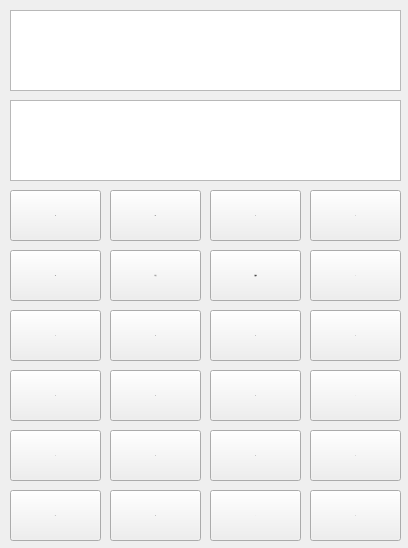
<?xml version="1.0" encoding="UTF-8"?>
<ui version="4.0">
 <class>biaozhun</class>
 <widget class="QWidget" name="biaozhun">
  <property name="geometry">
   <rect>
    <x>0</x>
    <y>0</y>
    <width>408</width>
    <height>548</height>
   </rect>
  </property>
  <property name="maximumSize">
   <size>
    <width>1000</width>
    <height>10000</height>
   </size>
  </property>
  <property name="font">
   <font>
    <family>宋体</family>
    <pointsize>-1</pointsize>
    <italic>false</italic>
    <bold>false</bold>
   </font>
  </property>
  <property name="windowTitle">
   <string>拉胯计算器</string>
  </property>
  <property name="styleSheet">
   <string notr="true">*{
font:15px &quot;宋体&quot;;
color: rgb(250, 250, 250);
selection-background-color: rgb(255, 255, 255);/*选中文本*/
selection-color: rgb(0, 0, 0);
outline:none;/*焦点框*/
}
#centralWidget{
background-color: rgb(80, 80, 80);
border-bottom:5px solid rgb(20, 20, 20);
}
/*其他(控件公共样式在最后)*/

/*tab 1中按钮示例*/
#btnHoverOrange{
border-color:rgb(255, 170, 0);
}
#btnPressOrange{
color:black;
border-color: rgb(128, 128, 128);
background-color:rgb(255, 170, 0);
}
#btnHoverBlue{
border-color:rgb(0, 170, 255);
}
#btnPressBlue{
color:black;
border-color: rgb(128, 128, 128);
background-color:rgb(0, 170, 255);
}
/*tab 1中勾选框示例*/
#checkHoverOrange{
color: rgb(255, 170, 0);
}
#checkHoverOrange::indicator{
border-image: url(:/img/check_orange.png);
}
#checkCheckOrange::indicator{
border-image: url(:/img/checked_orange.png);
}
#checkHoverBlue{
color: rgb(0, 170, 255);
}
#checkHoverBlue::indicator{
border-image: url(:/img/check_blue.png);
}
#checkCheckBlue::indicator{
border-image: url(:/img/checked_blue.png);
}
#checkHoverGreen{
color: rgb(0, 255, 127);
}
#checkHoverGreen::indicator{
border-image: url(:/img/check_green.png);
}
#checkCheckGreen::indicator{
border-image: url(:/img/checked_green.png);
}
/*tab1 下拉框示例*/
#comboHover{
border:1px solid rgb(255, 170, 0);
}
#comboHover::down-arrow{
border-image: url(:/img/down_orange.png);
}
/*tab 1编辑框示例*/
#editHover{
border:1px solid rgb(255, 170, 0);
}
/*tab 1数字框示例*/
#spinHoverOrange{
border:1px solid rgb(255, 170, 0);
}
#spinHoverOrange::up-button{
border-image: url(:/img/up_orange.png);
}
#spinHoverBlue{
border:1px solid rgb(0, 170, 255);
}
#spinHoverBlue::up-button{
border-image: url(:/img/up_blue.png);
}
/*自定义按钮栏*/
#toolBar{
background-color: rgb(20, 20, 20);
border-bottom:2px solid rgb(0, 170, 255);
}
#toolBar QPushButton{
color: rgb(250, 250, 250);
border:0;
border-radius:0;
background-color: transparent;
}
#toolBar QPushButton:hover{
color:rgb(255, 170, 0);
background-color: rgba(255, 255, 255, 50);
}
#toolBar QPushButton:pressed{
background-color: rgba(255, 255, 255, 80);
}
QPushButton#btnSet{
background-image: url(:/img/set_gray.png);
background-repeat:no-repeat;
background-position:center center;
}
QPushButton#btnSet:hover{
background-image: url(:/img/set_orange.png);
}
QPushButton#btnMin{
background-image: url(:/img/min_gray.png);
background-repeat:no-repeat;
background-position:center center;
}
QPushButton#btnMin:hover{
background-image: url(:/img/min_orange.png);
}
QPushButton#btnMax{
background-image: url(:/img/max_gray.png);
background-repeat:no-repeat;
background-position:center center;
}
QPushButton#btnMax:hover{
background-image: url(:/img/max_orange.png);
}
QPushButton#btnClose{
background-image: url(:/img/close_gray.png);
background-repeat:no-repeat;
background-position:center center;
}
QPushButton#btnClose:hover{
background-image: url(:/img/close_red.png);
}

/*ToolBox*/
QToolBox{
background-color: rgb(80, 80, 80);/*背景色-空隙颜色*/
border:1px solid rgb(128, 128, 128);
}
QToolBox QWidget{/*tab页*/
background-color: rgb(80, 80, 80);
}
QToolBox&gt;QAbstractButton{/*标题栏*/
min-height:30px;
}
QToolBox::tab{
background-color:rgb(40, 40, 40);
}
QToolBox::tab:hover{
color:black;
background-color: rgb(255, 170, 0);
}
QToolBox::tab:selected{
color:rgb(255, 170, 0);
}
QToolBox::tab:selected:hover{
color:black;
}
/*分裂器*/
QSplitter::handle{
background-color: rgb(60, 60, 60);
margin:2px;
}
/*滚动区域*/
QScrollArea{
border:0;
background-color: transparent;
}
/*滚动条 */
QScrollBar:vertical{/*竖向*/
width:20px;
padding:0 3px;
margin:0;
background-color:transparent;
}
QScrollBar::add-page:vertical,QScrollBar::sub-page:vertical{
background-color: transparent;
}
QScrollBar::handle:vertical{
width:10px;
min-height:20px;
margin:20px 0;
background-color:rgb(100, 100, 100);
}
QScrollBar::handle:vertical:hover{
background-color:rgb(150, 150, 150);
}
QScrollBar::add-line:vertical{
height:20px;
width:20px;
subcontrol-position:bottom;
border-image: url(:/img/down2_white.png);
}
QScrollBar::sub-line:vertical{
height:20px;
width:20px;
subcontrol-position:top;
border-image: url(:/img/up2_white.png);
}
QScrollBar::sub-line:vertical:hover{
border-image: url(:/img/up2_orange.png);
}
QScrollBar::add-line:vertical:hover{
border-image: url(:/img/down2_orange.png);
}
QScrollBar:horizontal{/*横向*/
height:20px;
padding:3px;
margin:0;
background-color:transparent;
}
QScrollBar::add-page:horizontal,QScrollBar::sub-page:horizontal{
background-color: transparent;
}
QScrollBar::handle:horizontal{
height:10px;
min-width:20px;
margin:0 20px;
background-color:rgb(100, 100, 100);
}
QScrollBar::handle:horizontal:hover{
background-color:rgb(150, 150, 150);
}
QScrollBar::add-line:horizontal{
height:20px;
width:20px;
subcontrol-position:right;
border-image: url(:/img/right2_white.png);
}
QScrollBar::sub-line:horizontal{
height:20px;
width:20px;
subcontrol-position:left;
border-image: url(:/img/left2_white.png);
}
QScrollBar::add-line:horizontal:hover{
border-image: url(:/img/right2_orange.png);
}
QScrollBar::sub-line:horizontal:hover{
border-image: url(:/img/left2_orange.png);
}
/*TabWidget*/
QTabWidget{
}
QTabWidget&gt;QWidget&gt;QWidget{/*tab页*/
background-color: rgb(80, 80, 80);
}
QTabWidget::tab-bar{
alignment:left;/*tab位置*/
}
QTabWidget::pane { /*内容区域*/
background-color: rgb(80, 80, 80);/*背景色-空隙颜色*/
border:1px solid rgb(128, 128, 128);
}
QTabBar{
color:white;
background-color:transparent;
}
QTabBar::tab{/*页签*/
min-height:30px;
width:120px;
border-top-left-radius:20px;
border-bottom-right-radius:20px;
margin-right:1px;
margin-bottom:1px;
background-color:rgb(40, 40, 40);
}
QTabBar::tab:hover{
color:black;
background-color: rgb(255, 170, 0);
border-bottom-right-radius:0px;
}
QTabBar::tab:selected{
color:rgb(255, 170, 0);
border-bottom-right-radius:0px;
}
QTabBar::tab:selected:hover{
color:black;
}
QTabBar::tear{/*选项过多时的。。。*/
imag:;
}
QTabBar::scroller{
width:60px;
}
/*文本框*/
QTextEdit{
color:white;
border:1px solid rgb(128, 128, 128);
background-color: rgb(90, 90, 90);
}
/*按钮*/
QPushButton{
color:rgb(250, 250, 250);
border:1px solid rgb(128, 128, 128);
background-color: rgb(40 ,40 ,40);
border-radius:4px;
}
QPushButton:hover{
border-color:rgb(255, 170, 0);
}
QPushButton:pressed{
background-color: rgb(255, 170, 0);
border-color: rgb(128, 128, 128);
color:black;
}
QPushButton:checked{
color: rgb(0, 255, 127);
border-color: rgb(0, 255, 127);
background-image: url(:/img/right3_green.png);
background-repeat:no-repeat;
background-position:center left;
}
QPushButton:disabled{
color: rgb(230, 230, 230);
background-color: rgb(150, 150, 150);
}
QPushButton:checked:pressed{
color:black;
}
QPushButton:checked:disabled{
color: rgb(230, 230, 230);
border-color: rgb(128, 128, 128);
background-color: rgb(150, 150, 150);
background-image: url(:/img/right3_white.png);
}
/*勾选框*/
QCheckBox{
margin-left:5px;
spacing:3px;/*点击框与文字距离*/
color: rgb(250, 250, 250);
}
QCheckBox:hover{
color: rgb(0, 255, 127);
}
QCheckBox:disabled{
color: rgb(230, 230, 230);
}
QCheckBox::indicator{/*点击框*/
width:20px;
height:20px;
}
QCheckBox::indicator:unchecked{/*可添加未点击时点击区域图片*/
border-image: url(:/img/check_white.png);
}
QCheckBox::indicator:unchecked:hover{
border-image: url(:/img/check_green.png);
}
QCheckBox::indicator:unchecked:disabled{
border-image: url(:/img/check_white.png);
}
QCheckBox::indicator:checked{/*点击时区域样式*/
border-image: url(:/img/checked_green.png);
}
QCheckBox::indicator:checked:hover{
border-image: url(:/img/checked_green.png);
}
QCheckBox::indicator:checked:disabled{
border-image: url(:/img/checked_white.png);
}
QCheckBox::indicator:indeterminate{/*半选中状态*/
}
/*下拉列表*/
QComboBox{
padding-left: 5px;
padding-right: 2px;
color:rgb(250 ,250 ,250);
border:1px solid rgb(128, 128, 128);
background-color:  rgb(100 ,100 ,100);
}
QComboBox:hover{
border:1px solid rgb(255, 170, 0);
}
QComboBox:disabled{
color: rgb(230, 230, 230);
background-color:rgb(150, 150, 150);
}
QComboBox:editable{
background-color:rgb(100, 100, 100);
}
QComboBox:editable:disabled{
background-color:rgb(150, 150, 150);
}
QComboBox QAbstractItemView{
background-color:rgb(110, 110, 110);
}
QComboBox QAbstractItemView::item{/*需要代码中-&amp;gt;setView(new QListView(this));*/
height:26px;
font: 15px &quot;宋体&quot;;
}
QComboBox QAbstractItemView::item:hover{
color:black;
background-color: rgb(255, 170, 0);
}
QComboBox QAbstractItemView::item:selected{
background-color: rgb(255, 170, 0);
}
QComboBox::drop-down {
width:20px;
height:20px;
subcontrol-position: center right;
right:2px;
border:0;
background-color:transparent;
}
QComboBox::down-arrow {/*替换三角小图标*/
width:20px;
height:20px;
border-image: url(:/img/down_white.png);
}
QComboBox::down-arrow:hover {
border-image: url(:/img/down_orange.png);
}
QComboBox::down-arrow:disabled {
border-image: url(:/img/down2_white.png);
}
/*编辑框*/
QLineEdit{
padding: 0 5px;
color: rgb(250 ,250 ,250);
background-color: rgb(100, 100, 100);
border:1px solid rgb(128, 128, 128);
}
QLineEdit:hover{
border:1px solid rgb(255, 170, 0);
}
QLineEdit[readOnly=true],QLineEdit:disabled{
color: rgb(230, 230, 230);
background-color:rgb(150, 150, 150);
}
/*整数框*/
QSpinBox{
padding:0 5px;
color: rgb(250, 250, 250);
background-color:  rgb(100, 100, 100);
border:1px solid rgb(128, 128, 128);
}
QSpinBox:hover{
border:1px solid rgb(255, 170, 0);
}
QSpinBox:disabled{
color: rgb(230, 230, 230);
background-color:rgb(150, 150, 150);
}
QSpinBox[buttonSymbols=&quot;0&quot;]::up-button{/*显示按钮=0*/
width:20px;
height:14px;
subcontrol-origin:border;
subcontrol-position:top right;
right:2px;
top:2px;
border-image: url(:/img/up_white.png);
}
QSpinBox::up-button:hover{
border-image: url(:/img/up_orange.png);
}
QSpinBox::up-button:pressed{
}
QSpinBox[buttonSymbols=&quot;0&quot;]::down-button{
width:20px;
height:14px;
subcontrol-origin:border;
subcontrol-position:bottom right;
right:2px;
bottom:2px;
border-image: url(:/img/down_white.png);
}
QSpinBox::down-button:hover{
border-image: url(:/img/down_orange.png);
}
QSpinBox::down-button:pressed{
}
QSpinBox::up-button:disabled{
border-image: url(:/img/up2_white.png);
}
QSpinBox::down-button:disabled{
border-image: url(:/img/down2_white.png);
}
/*表头*/
QHeaderView{
font: 15px &quot;宋体&quot;;
color:rgb(240, 240, 240);
background-color: rgb(80, 80, 80);
}
QHeaderView::section:horizontal{/*横表头*/
min-height:30px;
border:0;
border-bottom:1px solid rgb(0, 170, 255);
background-color: rgb(60,60,60);
}
QHeaderView::section:vertical{/*竖表头*/
min-width:60px;
padding-left:15px;
border:1px solid rgb(128, 128, 128);
border-top:0;
border-left:0;
background-color: rgb(60, 60, 60);
}
QHeaderView::section{
font: 15px &quot;宋体&quot;;
text-align:center;
}
QHeaderView::section:hover{
color:black;
background-color: rgb(255, 170, 0);
}
QHeaderView::section:checked{/*不取消高亮*/
font: 15px &quot;宋体&quot;;
font-weight:normal;
color: rgb(255, 170, 0);
}
QHeaderView::section:selected{
font: 15px &quot;宋体&quot;;
font-weight:normal;
color: red;
}
QHeaderView::section:checked:hover{
font-weight:normal;
color: rgb(240, 240, 240);
}
QHeaderView::section:first{/*表头第一个位置*/
}
QHeaderView::down-arrow{/*图标用来排序的*/
}
QHeaderView::up-arrow{
}
/*表格*/
QTableView{/*对齐方式代码设置*/
border:1px solid rgb(128, 128, 128);
gridline-color: rgb(128, 128, 128);/*网格线颜色*/
background-color: rgb(80, 80, 80);
}
QTableView QTableCornerButton::section{/*表头左上*/
background-color: rgb(60,60,60);
border:0;
border-bottom:1px solid rgb(0, 170, 255);
}
QTableView::item{/*表内容*/
font: 15px &quot;宋体&quot;;
color: rgb(250, 250, 250);
background-color: rgb(80, 80, 80);
}
QTableView::item:selected{
color:black;
background-color: rgb(255, 170, 0);
}
QTableView::indicator{
width: 20px;
height: 20px;
}
QTableView::indicator:enabled:checked{
image: ;
}
QTableView::indicator:enabled:unchecked{
image: ;
}
/*菜单*/
QPushButton::menu-indicator{/*setmenu*/
image:none;
}
QMenu{
border:1px solid rgb(128, 128, 128);
background-color:rgb(70, 70, 70);
margin:0px;
padding:0px;
}
QMenu::item {
margin:0px;
padding:0 20 0 10px;
font:15px &quot;宋体&quot;;
min-height:26px;
max-height:28px;
color:rgb(240, 240, 240);
background-color:rgb(70, 70, 70);
}
QSpacerItem{
background-color: rgb(0, 255, 0);
}
QMenu::item:disabled{
color:rgb(240, 240, 240);
background-color:rgb(110, 110, 110);
}
QMenu::item:selected {
color:black;
background-color: rgb(255, 170, 0);
}
QMenu::item:selected:disabled{
color:rgb(240, 240, 240);
background-color:rgb(110, 110, 110);
}
QMenu::separator {/*分割线*/
height: 1px;
background: transparent;
}</string>
  </property>
  <widget class="QWidget" name="centralWidget" native="true">
   <property name="geometry">
    <rect>
     <x>0</x>
     <y>-20</y>
     <width>411</width>
     <height>571</height>
    </rect>
   </property>
   <widget class="QPushButton" name="pushButton">
    <property name="geometry">
     <rect>
      <x>10</x>
      <y>450</y>
      <width>91</width>
      <height>51</height>
     </rect>
    </property>
    <property name="text">
     <string>1</string>
    </property>
   </widget>
   <widget class="QPushButton" name="pushButton_2">
    <property name="geometry">
     <rect>
      <x>110</x>
      <y>450</y>
      <width>91</width>
      <height>51</height>
     </rect>
    </property>
    <property name="text">
     <string>2</string>
    </property>
   </widget>
   <widget class="QPushButton" name="pushButton_3">
    <property name="geometry">
     <rect>
      <x>210</x>
      <y>450</y>
      <width>91</width>
      <height>51</height>
     </rect>
    </property>
    <property name="text">
     <string>3</string>
    </property>
   </widget>
   <widget class="QPushButton" name="pushButton_4">
    <property name="geometry">
     <rect>
      <x>10</x>
      <y>390</y>
      <width>91</width>
      <height>51</height>
     </rect>
    </property>
    <property name="text">
     <string>4</string>
    </property>
   </widget>
   <widget class="QPushButton" name="pushButton_5">
    <property name="geometry">
     <rect>
      <x>110</x>
      <y>390</y>
      <width>91</width>
      <height>51</height>
     </rect>
    </property>
    <property name="text">
     <string>5</string>
    </property>
   </widget>
   <widget class="QPushButton" name="pushButton_6">
    <property name="geometry">
     <rect>
      <x>210</x>
      <y>390</y>
      <width>91</width>
      <height>51</height>
     </rect>
    </property>
    <property name="text">
     <string>6</string>
    </property>
   </widget>
   <widget class="QPushButton" name="pushButton_7">
    <property name="geometry">
     <rect>
      <x>10</x>
      <y>330</y>
      <width>91</width>
      <height>51</height>
     </rect>
    </property>
    <property name="text">
     <string>7</string>
    </property>
   </widget>
   <widget class="QPushButton" name="pushButton_8">
    <property name="geometry">
     <rect>
      <x>110</x>
      <y>330</y>
      <width>91</width>
      <height>51</height>
     </rect>
    </property>
    <property name="text">
     <string>8</string>
    </property>
   </widget>
   <widget class="QPushButton" name="pushButton_9">
    <property name="geometry">
     <rect>
      <x>210</x>
      <y>330</y>
      <width>91</width>
      <height>51</height>
     </rect>
    </property>
    <property name="text">
     <string>9</string>
    </property>
   </widget>
   <widget class="QPushButton" name="pushButton_10">
    <property name="geometry">
     <rect>
      <x>310</x>
      <y>450</y>
      <width>91</width>
      <height>51</height>
     </rect>
    </property>
    <property name="text">
     <string>+</string>
    </property>
   </widget>
   <widget class="QPushButton" name="pushButton_11">
    <property name="geometry">
     <rect>
      <x>310</x>
      <y>390</y>
      <width>91</width>
      <height>51</height>
     </rect>
    </property>
    <property name="text">
     <string>-</string>
    </property>
   </widget>
   <widget class="QPushButton" name="pushButton_12">
    <property name="geometry">
     <rect>
      <x>110</x>
      <y>510</y>
      <width>91</width>
      <height>51</height>
     </rect>
    </property>
    <property name="text">
     <string>0</string>
    </property>
   </widget>
   <widget class="QPushButton" name="pushButton_13">
    <property name="geometry">
     <rect>
      <x>310</x>
      <y>330</y>
      <width>91</width>
      <height>51</height>
     </rect>
    </property>
    <property name="text">
     <string>*</string>
    </property>
   </widget>
   <widget class="QPushButton" name="pushButton_14">
    <property name="geometry">
     <rect>
      <x>310</x>
      <y>270</y>
      <width>91</width>
      <height>51</height>
     </rect>
    </property>
    <property name="text">
     <string>/</string>
    </property>
   </widget>
   <widget class="QPushButton" name="pushButton_15">
    <property name="geometry">
     <rect>
      <x>210</x>
      <y>510</y>
      <width>91</width>
      <height>51</height>
     </rect>
    </property>
    <property name="text">
     <string>.</string>
    </property>
   </widget>
   <widget class="QPushButton" name="pushButton_16">
    <property name="geometry">
     <rect>
      <x>310</x>
      <y>210</y>
      <width>91</width>
      <height>51</height>
     </rect>
    </property>
    <property name="text">
     <string>&lt;-</string>
    </property>
   </widget>
   <widget class="QPushButton" name="pushButton_17">
    <property name="geometry">
     <rect>
      <x>210</x>
      <y>210</y>
      <width>91</width>
      <height>51</height>
     </rect>
    </property>
    <property name="text">
     <string>C</string>
    </property>
   </widget>
   <widget class="QPushButton" name="pushButton_18">
    <property name="geometry">
     <rect>
      <x>310</x>
      <y>510</y>
      <width>91</width>
      <height>51</height>
     </rect>
    </property>
    <property name="text">
     <string>=</string>
    </property>
   </widget>
   <widget class="QTextBrowser" name="textBrowser">
    <property name="geometry">
     <rect>
      <x>10</x>
      <y>120</y>
      <width>391</width>
      <height>81</height>
     </rect>
    </property>
    <property name="font">
     <font>
      <family>宋体</family>
      <pointsize>-1</pointsize>
      <italic>false</italic>
      <bold>false</bold>
     </font>
    </property>
    <property name="styleSheet">
     <string notr="true">*{
font:30px &quot;宋体&quot;;
color: rgb(250, 250, 250);
selection-background-color: rgb(255, 255, 255);/*选中文本*/
selection-color: rgb(0, 0, 0);
outline:none;/*焦点框*/
}
#centralWidget{
background-color: rgb(80, 80, 80);
border-bottom:5px solid rgb(20, 20, 20);
}
/*其他(控件公共样式在最后)*/

/*tab 1中按钮示例*/
#btnHoverOrange{
border-color:rgb(255, 170, 0);
}
#btnPressOrange{
color:black;
border-color: rgb(128, 128, 128);
background-color:rgb(255, 170, 0);
}
#btnHoverBlue{
border-color:rgb(0, 170, 255);
}
#btnPressBlue{
color:black;
border-color: rgb(128, 128, 128);
background-color:rgb(0, 170, 255);
}
/*tab 1中勾选框示例*/
#checkHoverOrange{
color: rgb(255, 170, 0);
}
#checkHoverOrange::indicator{
border-image: url(:/img/check_orange.png);
}
#checkCheckOrange::indicator{
border-image: url(:/img/checked_orange.png);
}
#checkHoverBlue{
color: rgb(0, 170, 255);
}
#checkHoverBlue::indicator{
border-image: url(:/img/check_blue.png);
}
#checkCheckBlue::indicator{
border-image: url(:/img/checked_blue.png);
}
#checkHoverGreen{
color: rgb(0, 255, 127);
}
#checkHoverGreen::indicator{
border-image: url(:/img/check_green.png);
}
#checkCheckGreen::indicator{
border-image: url(:/img/checked_green.png);
}
/*tab1 下拉框示例*/
#comboHover{
border:1px solid rgb(255, 170, 0);
}
#comboHover::down-arrow{
border-image: url(:/img/down_orange.png);
}
/*tab 1编辑框示例*/
#editHover{
border:1px solid rgb(255, 170, 0);
}
/*tab 1数字框示例*/
#spinHoverOrange{
border:1px solid rgb(255, 170, 0);
}
#spinHoverOrange::up-button{
border-image: url(:/img/up_orange.png);
}
#spinHoverBlue{
border:1px solid rgb(0, 170, 255);
}
#spinHoverBlue::up-button{
border-image: url(:/img/up_blue.png);
}
/*自定义按钮栏*/
#toolBar{
background-color: rgb(20, 20, 20);
border-bottom:2px solid rgb(0, 170, 255);
}
#toolBar QPushButton{
color: rgb(250, 250, 250);
border:0;
border-radius:0;
background-color: transparent;
}
#toolBar QPushButton:hover{
color:rgb(255, 170, 0);
background-color: rgba(255, 255, 255, 50);
}
#toolBar QPushButton:pressed{
background-color: rgba(255, 255, 255, 80);
}
QPushButton#btnSet{
background-image: url(:/img/set_gray.png);
background-repeat:no-repeat;
background-position:center center;
}
QPushButton#btnSet:hover{
background-image: url(:/img/set_orange.png);
}
QPushButton#btnMin{
background-image: url(:/img/min_gray.png);
background-repeat:no-repeat;
background-position:center center;
}
QPushButton#btnMin:hover{
background-image: url(:/img/min_orange.png);
}
QPushButton#btnMax{
background-image: url(:/img/max_gray.png);
background-repeat:no-repeat;
background-position:center center;
}
QPushButton#btnMax:hover{
background-image: url(:/img/max_orange.png);
}
QPushButton#btnClose{
background-image: url(:/img/close_gray.png);
background-repeat:no-repeat;
background-position:center center;
}
QPushButton#btnClose:hover{
background-image: url(:/img/close_red.png);
}

/*ToolBox*/
QToolBox{
background-color: rgb(80, 80, 80);/*背景色-空隙颜色*/
border:1px solid rgb(128, 128, 128);
}
QToolBox QWidget{/*tab页*/
background-color: rgb(80, 80, 80);
}
QToolBox&gt;QAbstractButton{/*标题栏*/
min-height:30px;
}
QToolBox::tab{
background-color:rgb(40, 40, 40);
}
QToolBox::tab:hover{
color:black;
background-color: rgb(255, 170, 0);
}
QToolBox::tab:selected{
color:rgb(255, 170, 0);
}
QToolBox::tab:selected:hover{
color:black;
}
/*分裂器*/
QSplitter::handle{
background-color: rgb(60, 60, 60);
margin:2px;
}
/*滚动区域*/
QScrollArea{
border:0;
background-color: transparent;
}
/*滚动条 */
QScrollBar:vertical{/*竖向*/
width:20px;
padding:0 3px;
margin:0;
background-color:transparent;
}
QScrollBar::add-page:vertical,QScrollBar::sub-page:vertical{
background-color: transparent;
}
QScrollBar::handle:vertical{
width:10px;
min-height:20px;
margin:20px 0;
background-color:rgb(100, 100, 100);
}
QScrollBar::handle:vertical:hover{
background-color:rgb(150, 150, 150);
}
QScrollBar::add-line:vertical{
height:20px;
width:20px;
subcontrol-position:bottom;
border-image: url(:/img/down2_white.png);
}
QScrollBar::sub-line:vertical{
height:20px;
width:20px;
subcontrol-position:top;
border-image: url(:/img/up2_white.png);
}
QScrollBar::sub-line:vertical:hover{
border-image: url(:/img/up2_orange.png);
}
QScrollBar::add-line:vertical:hover{
border-image: url(:/img/down2_orange.png);
}
QScrollBar:horizontal{/*横向*/
height:20px;
padding:3px;
margin:0;
background-color:transparent;
}
QScrollBar::add-page:horizontal,QScrollBar::sub-page:horizontal{
background-color: transparent;
}
QScrollBar::handle:horizontal{
height:10px;
min-width:20px;
margin:0 20px;
background-color:rgb(100, 100, 100);
}
QScrollBar::handle:horizontal:hover{
background-color:rgb(150, 150, 150);
}
QScrollBar::add-line:horizontal{
height:20px;
width:20px;
subcontrol-position:right;
border-image: url(:/img/right2_white.png);
}
QScrollBar::sub-line:horizontal{
height:20px;
width:20px;
subcontrol-position:left;
border-image: url(:/img/left2_white.png);
}
QScrollBar::add-line:horizontal:hover{
border-image: url(:/img/right2_orange.png);
}
QScrollBar::sub-line:horizontal:hover{
border-image: url(:/img/left2_orange.png);
}
/*TabWidget*/
QTabWidget{
}
QTabWidget&gt;QWidget&gt;QWidget{/*tab页*/
background-color: rgb(80, 80, 80);
}
QTabWidget::tab-bar{
alignment:left;/*tab位置*/
}
QTabWidget::pane { /*内容区域*/
background-color: rgb(80, 80, 80);/*背景色-空隙颜色*/
border:1px solid rgb(128, 128, 128);
}
QTabBar{
color:white;
background-color:transparent;
}
QTabBar::tab{/*页签*/
min-height:30px;
width:120px;
border-top-left-radius:20px;
border-bottom-right-radius:20px;
margin-right:1px;
margin-bottom:1px;
background-color:rgb(40, 40, 40);
}
QTabBar::tab:hover{
color:black;
background-color: rgb(255, 170, 0);
border-bottom-right-radius:0px;
}
QTabBar::tab:selected{
color:rgb(255, 170, 0);
border-bottom-right-radius:0px;
}
QTabBar::tab:selected:hover{
color:black;
}
QTabBar::tear{/*选项过多时的。。。*/
imag:;
}
QTabBar::scroller{
width:60px;
}
/*文本框*/
QTextEdit{
color:white;
border:1px solid rgb(128, 128, 128);
background-color: rgb(90, 90, 90);
}
/*按钮*/
QPushButton{
color:rgb(250, 250, 250);
border:1px solid rgb(128, 128, 128);
background-color: rgb(40 ,40 ,40);
border-radius:4px;
}
QPushButton:hover{
border-color:rgb(255, 170, 0);
}
QPushButton:pressed{
background-color: rgb(255, 170, 0);
border-color: rgb(128, 128, 128);
color:black;
}
QPushButton:checked{
color: rgb(0, 255, 127);
border-color: rgb(0, 255, 127);
background-image: url(:/img/right3_green.png);
background-repeat:no-repeat;
background-position:center left;
}
QPushButton:disabled{
color: rgb(230, 230, 230);
background-color: rgb(150, 150, 150);
}
QPushButton:checked:pressed{
color:black;
}
QPushButton:checked:disabled{
color: rgb(230, 230, 230);
border-color: rgb(128, 128, 128);
background-color: rgb(150, 150, 150);
background-image: url(:/img/right3_white.png);
}
/*勾选框*/
QCheckBox{
margin-left:5px;
spacing:3px;/*点击框与文字距离*/
color: rgb(250, 250, 250);
}
QCheckBox:hover{
color: rgb(0, 255, 127);
}
QCheckBox:disabled{
color: rgb(230, 230, 230);
}
QCheckBox::indicator{/*点击框*/
width:20px;
height:20px;
}
QCheckBox::indicator:unchecked{/*可添加未点击时点击区域图片*/
border-image: url(:/img/check_white.png);
}
QCheckBox::indicator:unchecked:hover{
border-image: url(:/img/check_green.png);
}
QCheckBox::indicator:unchecked:disabled{
border-image: url(:/img/check_white.png);
}
QCheckBox::indicator:checked{/*点击时区域样式*/
border-image: url(:/img/checked_green.png);
}
QCheckBox::indicator:checked:hover{
border-image: url(:/img/checked_green.png);
}
QCheckBox::indicator:checked:disabled{
border-image: url(:/img/checked_white.png);
}
QCheckBox::indicator:indeterminate{/*半选中状态*/
}
/*下拉列表*/
QComboBox{
padding-left: 5px;
padding-right: 2px;
color:rgb(250 ,250 ,250);
border:1px solid rgb(128, 128, 128);
background-color:  rgb(100 ,100 ,100);
}
QComboBox:hover{
border:1px solid rgb(255, 170, 0);
}
QComboBox:disabled{
color: rgb(230, 230, 230);
background-color:rgb(150, 150, 150);
}
QComboBox:editable{
background-color:rgb(100, 100, 100);
}
QComboBox:editable:disabled{
background-color:rgb(150, 150, 150);
}
QComboBox QAbstractItemView{
background-color:rgb(110, 110, 110);
}
QComboBox QAbstractItemView::item{/*需要代码中-&amp;gt;setView(new QListView(this));*/
height:26px;
font: 15px &quot;宋体&quot;;
}
QComboBox QAbstractItemView::item:hover{
color:black;
background-color: rgb(255, 170, 0);
}
QComboBox QAbstractItemView::item:selected{
background-color: rgb(255, 170, 0);
}
QComboBox::drop-down {
width:20px;
height:20px;
subcontrol-position: center right;
right:2px;
border:0;
background-color:transparent;
}
QComboBox::down-arrow {/*替换三角小图标*/
width:20px;
height:20px;
border-image: url(:/img/down_white.png);
}
QComboBox::down-arrow:hover {
border-image: url(:/img/down_orange.png);
}
QComboBox::down-arrow:disabled {
border-image: url(:/img/down2_white.png);
}
/*编辑框*/
QLineEdit{
padding: 0 5px;
color: rgb(250 ,250 ,250);
background-color: rgb(100, 100, 100);
border:1px solid rgb(128, 128, 128);
}
QLineEdit:hover{
border:1px solid rgb(255, 170, 0);
}
QLineEdit[readOnly=true],QLineEdit:disabled{
color: rgb(230, 230, 230);
background-color:rgb(150, 150, 150);
}
/*整数框*/
QSpinBox{
padding:0 5px;
color: rgb(250, 250, 250);
background-color:  rgb(100, 100, 100);
border:1px solid rgb(128, 128, 128);
}
QSpinBox:hover{
border:1px solid rgb(255, 170, 0);
}
QSpinBox:disabled{
color: rgb(230, 230, 230);
background-color:rgb(150, 150, 150);
}
QSpinBox[buttonSymbols=&quot;0&quot;]::up-button{/*显示按钮=0*/
width:20px;
height:14px;
subcontrol-origin:border;
subcontrol-position:top right;
right:2px;
top:2px;
border-image: url(:/img/up_white.png);
}
QSpinBox::up-button:hover{
border-image: url(:/img/up_orange.png);
}
QSpinBox::up-button:pressed{
}
QSpinBox[buttonSymbols=&quot;0&quot;]::down-button{
width:20px;
height:14px;
subcontrol-origin:border;
subcontrol-position:bottom right;
right:2px;
bottom:2px;
border-image: url(:/img/down_white.png);
}
QSpinBox::down-button:hover{
border-image: url(:/img/down_orange.png);
}
QSpinBox::down-button:pressed{
}
QSpinBox::up-button:disabled{
border-image: url(:/img/up2_white.png);
}
QSpinBox::down-button:disabled{
border-image: url(:/img/down2_white.png);
}
/*表头*/
QHeaderView{
font: 15px &quot;宋体&quot;;
color:rgb(240, 240, 240);
background-color: rgb(80, 80, 80);
}
QHeaderView::section:horizontal{/*横表头*/
min-height:30px;
border:0;
border-bottom:1px solid rgb(0, 170, 255);
background-color: rgb(60,60,60);
}
QHeaderView::section:vertical{/*竖表头*/
min-width:60px;
padding-left:15px;
border:1px solid rgb(128, 128, 128);
border-top:0;
border-left:0;
background-color: rgb(60, 60, 60);
}
QHeaderView::section{
font: 15px &quot;宋体&quot;;
text-align:center;
}
QHeaderView::section:hover{
color:black;
background-color: rgb(255, 170, 0);
}
QHeaderView::section:checked{/*不取消高亮*/
font: 15px &quot;宋体&quot;;
font-weight:normal;
color: rgb(255, 170, 0);
}
QHeaderView::section:selected{
font: 15px &quot;宋体&quot;;
font-weight:normal;
color: red;
}
QHeaderView::section:checked:hover{
font-weight:normal;
color: rgb(240, 240, 240);
}
QHeaderView::section:first{/*表头第一个位置*/
}
QHeaderView::down-arrow{/*图标用来排序的*/
}
QHeaderView::up-arrow{
}
/*表格*/
QTableView{/*对齐方式代码设置*/
border:1px solid rgb(128, 128, 128);
gridline-color: rgb(128, 128, 128);/*网格线颜色*/
background-color: rgb(80, 80, 80);
}
QTableView QTableCornerButton::section{/*表头左上*/
background-color: rgb(60,60,60);
border:0;
border-bottom:1px solid rgb(0, 170, 255);
}
QTableView::item{/*表内容*/
font: 15px &quot;宋体&quot;;
color: rgb(250, 250, 250);
background-color: rgb(80, 80, 80);
}
QTableView::item:selected{
color:black;
background-color: rgb(255, 170, 0);
}
QTableView::indicator{
width: 20px;
height: 20px;
}
QTableView::indicator:enabled:checked{
image: ;
}
QTableView::indicator:enabled:unchecked{
image: ;
}
/*菜单*/
QPushButton::menu-indicator{/*setmenu*/
image:none;
}
QMenu{
border:1px solid rgb(128, 128, 128);
background-color:rgb(70, 70, 70);
margin:0px;
padding:0px;
}
QMenu::item {
margin:0px;
padding:0 20 0 10px;
font:15px &quot;宋体&quot;;
min-height:26px;
max-height:28px;
color:rgb(240, 240, 240);
background-color:rgb(70, 70, 70);
}
QSpacerItem{
background-color: rgb(0, 255, 0);
}
QMenu::item:disabled{
color:rgb(240, 240, 240);
background-color:rgb(110, 110, 110);
}
QMenu::item:selected {
color:black;
background-color: rgb(255, 170, 0);
}
QMenu::item:selected:disabled{
color:rgb(240, 240, 240);
background-color:rgb(110, 110, 110);
}
QMenu::separator {/*分割线*/
height: 1px;
background: transparent;
}</string>
    </property>
    <property name="documentTitle">
     <string/>
    </property>
    <property name="readOnly">
     <bool>true</bool>
    </property>
    <property name="html">
     <string>&lt;!DOCTYPE HTML PUBLIC &quot;-//W3C//DTD HTML 4.0//EN&quot; &quot;http://www.w3.org/TR/REC-html40/strict.dtd&quot;&gt;
&lt;html&gt;&lt;head&gt;&lt;meta name=&quot;qrichtext&quot; content=&quot;1&quot; /&gt;&lt;meta charset=&quot;utf-8&quot; /&gt;&lt;style type=&quot;text/css&quot;&gt;
p, li { white-space: pre-wrap; }
hr { height: 1px; border-width: 0; }
li.unchecked::marker { content: &quot;\2610&quot;; }
li.checked::marker { content: &quot;\2612&quot;; }
&lt;/style&gt;&lt;/head&gt;&lt;body style=&quot; font-family:'宋体'; font-size:30px; font-weight:400; font-style:normal;&quot;&gt;
&lt;p style=&quot;-qt-paragraph-type:empty; margin-top:0px; margin-bottom:0px; margin-left:0px; margin-right:0px; -qt-block-indent:0; text-indent:0px; font-family:'SimSun'; font-size:9pt;&quot;&gt;&lt;br /&gt;&lt;/p&gt;&lt;/body&gt;&lt;/html&gt;</string>
    </property>
    <property name="placeholderText">
     <string/>
    </property>
   </widget>
   <widget class="QPushButton" name="pushButton_22">
    <property name="geometry">
     <rect>
      <x>10</x>
      <y>210</y>
      <width>91</width>
      <height>51</height>
     </rect>
    </property>
    <property name="text">
     <string>%</string>
    </property>
   </widget>
   <widget class="QPushButton" name="pushButton_24">
    <property name="geometry">
     <rect>
      <x>10</x>
      <y>510</y>
      <width>91</width>
      <height>51</height>
     </rect>
    </property>
    <property name="text">
     <string>+/-</string>
    </property>
   </widget>
   <widget class="QTextBrowser" name="textBrowser_2">
    <property name="geometry">
     <rect>
      <x>10</x>
      <y>30</y>
      <width>391</width>
      <height>81</height>
     </rect>
    </property>
    <property name="font">
     <font>
      <family>宋体</family>
      <pointsize>-1</pointsize>
      <italic>false</italic>
      <bold>false</bold>
     </font>
    </property>
    <property name="styleSheet">
     <string notr="true">*{
font:50px &quot;宋体&quot;;
color: rgb(250, 250, 250);
selection-background-color: rgb(255, 255, 255);/*选中文本*/
selection-color: rgb(0, 0, 0);
outline:none;/*焦点框*/
}
#centralWidget{
background-color: rgb(80, 80, 80);
border-bottom:5px solid rgb(20, 20, 20);
}
/*其他(控件公共样式在最后)*/

/*tab 1中按钮示例*/
#btnHoverOrange{
border-color:rgb(255, 170, 0);
}
#btnPressOrange{
color:black;
border-color: rgb(128, 128, 128);
background-color:rgb(255, 170, 0);
}
#btnHoverBlue{
border-color:rgb(0, 170, 255);
}
#btnPressBlue{
color:black;
border-color: rgb(128, 128, 128);
background-color:rgb(0, 170, 255);
}
/*tab 1中勾选框示例*/
#checkHoverOrange{
color: rgb(255, 170, 0);
}
#checkHoverOrange::indicator{
border-image: url(:/img/check_orange.png);
}
#checkCheckOrange::indicator{
border-image: url(:/img/checked_orange.png);
}
#checkHoverBlue{
color: rgb(0, 170, 255);
}
#checkHoverBlue::indicator{
border-image: url(:/img/check_blue.png);
}
#checkCheckBlue::indicator{
border-image: url(:/img/checked_blue.png);
}
#checkHoverGreen{
color: rgb(0, 255, 127);
}
#checkHoverGreen::indicator{
border-image: url(:/img/check_green.png);
}
#checkCheckGreen::indicator{
border-image: url(:/img/checked_green.png);
}
/*tab1 下拉框示例*/
#comboHover{
border:1px solid rgb(255, 170, 0);
}
#comboHover::down-arrow{
border-image: url(:/img/down_orange.png);
}
/*tab 1编辑框示例*/
#editHover{
border:1px solid rgb(255, 170, 0);
}
/*tab 1数字框示例*/
#spinHoverOrange{
border:1px solid rgb(255, 170, 0);
}
#spinHoverOrange::up-button{
border-image: url(:/img/up_orange.png);
}
#spinHoverBlue{
border:1px solid rgb(0, 170, 255);
}
#spinHoverBlue::up-button{
border-image: url(:/img/up_blue.png);
}
/*自定义按钮栏*/
#toolBar{
background-color: rgb(20, 20, 20);
border-bottom:2px solid rgb(0, 170, 255);
}
#toolBar QPushButton{
color: rgb(250, 250, 250);
border:0;
border-radius:0;
background-color: transparent;
}
#toolBar QPushButton:hover{
color:rgb(255, 170, 0);
background-color: rgba(255, 255, 255, 50);
}
#toolBar QPushButton:pressed{
background-color: rgba(255, 255, 255, 80);
}
QPushButton#btnSet{
background-image: url(:/img/set_gray.png);
background-repeat:no-repeat;
background-position:center center;
}
QPushButton#btnSet:hover{
background-image: url(:/img/set_orange.png);
}
QPushButton#btnMin{
background-image: url(:/img/min_gray.png);
background-repeat:no-repeat;
background-position:center center;
}
QPushButton#btnMin:hover{
background-image: url(:/img/min_orange.png);
}
QPushButton#btnMax{
background-image: url(:/img/max_gray.png);
background-repeat:no-repeat;
background-position:center center;
}
QPushButton#btnMax:hover{
background-image: url(:/img/max_orange.png);
}
QPushButton#btnClose{
background-image: url(:/img/close_gray.png);
background-repeat:no-repeat;
background-position:center center;
}
QPushButton#btnClose:hover{
background-image: url(:/img/close_red.png);
}

/*ToolBox*/
QToolBox{
background-color: rgb(80, 80, 80);/*背景色-空隙颜色*/
border:1px solid rgb(128, 128, 128);
}
QToolBox QWidget{/*tab页*/
background-color: rgb(80, 80, 80);
}
QToolBox&gt;QAbstractButton{/*标题栏*/
min-height:30px;
}
QToolBox::tab{
background-color:rgb(40, 40, 40);
}
QToolBox::tab:hover{
color:black;
background-color: rgb(255, 170, 0);
}
QToolBox::tab:selected{
color:rgb(255, 170, 0);
}
QToolBox::tab:selected:hover{
color:black;
}
/*分裂器*/
QSplitter::handle{
background-color: rgb(60, 60, 60);
margin:2px;
}
/*滚动区域*/
QScrollArea{
border:0;
background-color: transparent;
}
/*滚动条 */
QScrollBar:vertical{/*竖向*/
width:20px;
padding:0 3px;
margin:0;
background-color:transparent;
}
QScrollBar::add-page:vertical,QScrollBar::sub-page:vertical{
background-color: transparent;
}
QScrollBar::handle:vertical{
width:10px;
min-height:20px;
margin:20px 0;
background-color:rgb(100, 100, 100);
}
QScrollBar::handle:vertical:hover{
background-color:rgb(150, 150, 150);
}
QScrollBar::add-line:vertical{
height:20px;
width:20px;
subcontrol-position:bottom;
border-image: url(:/img/down2_white.png);
}
QScrollBar::sub-line:vertical{
height:20px;
width:20px;
subcontrol-position:top;
border-image: url(:/img/up2_white.png);
}
QScrollBar::sub-line:vertical:hover{
border-image: url(:/img/up2_orange.png);
}
QScrollBar::add-line:vertical:hover{
border-image: url(:/img/down2_orange.png);
}
QScrollBar:horizontal{/*横向*/
height:20px;
padding:3px;
margin:0;
background-color:transparent;
}
QScrollBar::add-page:horizontal,QScrollBar::sub-page:horizontal{
background-color: transparent;
}
QScrollBar::handle:horizontal{
height:10px;
min-width:20px;
margin:0 20px;
background-color:rgb(100, 100, 100);
}
QScrollBar::handle:horizontal:hover{
background-color:rgb(150, 150, 150);
}
QScrollBar::add-line:horizontal{
height:20px;
width:20px;
subcontrol-position:right;
border-image: url(:/img/right2_white.png);
}
QScrollBar::sub-line:horizontal{
height:20px;
width:20px;
subcontrol-position:left;
border-image: url(:/img/left2_white.png);
}
QScrollBar::add-line:horizontal:hover{
border-image: url(:/img/right2_orange.png);
}
QScrollBar::sub-line:horizontal:hover{
border-image: url(:/img/left2_orange.png);
}
/*TabWidget*/
QTabWidget{
}
QTabWidget&gt;QWidget&gt;QWidget{/*tab页*/
background-color: rgb(80, 80, 80);
}
QTabWidget::tab-bar{
alignment:left;/*tab位置*/
}
QTabWidget::pane { /*内容区域*/
background-color: rgb(80, 80, 80);/*背景色-空隙颜色*/
border:1px solid rgb(128, 128, 128);
}
QTabBar{
color:white;
background-color:transparent;
}
QTabBar::tab{/*页签*/
min-height:30px;
width:120px;
border-top-left-radius:20px;
border-bottom-right-radius:20px;
margin-right:1px;
margin-bottom:1px;
background-color:rgb(40, 40, 40);
}
QTabBar::tab:hover{
color:black;
background-color: rgb(255, 170, 0);
border-bottom-right-radius:0px;
}
QTabBar::tab:selected{
color:rgb(255, 170, 0);
border-bottom-right-radius:0px;
}
QTabBar::tab:selected:hover{
color:black;
}
QTabBar::tear{/*选项过多时的。。。*/
imag:;
}
QTabBar::scroller{
width:60px;
}
/*文本框*/
QTextEdit{
color:white;
border:1px solid rgb(128, 128, 128);
background-color: rgb(90, 90, 90);
}
/*按钮*/
QPushButton{
color:rgb(250, 250, 250);
border:1px solid rgb(128, 128, 128);
background-color: rgb(40 ,40 ,40);
border-radius:4px;
}
QPushButton:hover{
border-color:rgb(255, 170, 0);
}
QPushButton:pressed{
background-color: rgb(255, 170, 0);
border-color: rgb(128, 128, 128);
color:black;
}
QPushButton:checked{
color: rgb(0, 255, 127);
border-color: rgb(0, 255, 127);
background-image: url(:/img/right3_green.png);
background-repeat:no-repeat;
background-position:center left;
}
QPushButton:disabled{
color: rgb(230, 230, 230);
background-color: rgb(150, 150, 150);
}
QPushButton:checked:pressed{
color:black;
}
QPushButton:checked:disabled{
color: rgb(230, 230, 230);
border-color: rgb(128, 128, 128);
background-color: rgb(150, 150, 150);
background-image: url(:/img/right3_white.png);
}
/*勾选框*/
QCheckBox{
margin-left:5px;
spacing:3px;/*点击框与文字距离*/
color: rgb(250, 250, 250);
}
QCheckBox:hover{
color: rgb(0, 255, 127);
}
QCheckBox:disabled{
color: rgb(230, 230, 230);
}
QCheckBox::indicator{/*点击框*/
width:20px;
height:20px;
}
QCheckBox::indicator:unchecked{/*可添加未点击时点击区域图片*/
border-image: url(:/img/check_white.png);
}
QCheckBox::indicator:unchecked:hover{
border-image: url(:/img/check_green.png);
}
QCheckBox::indicator:unchecked:disabled{
border-image: url(:/img/check_white.png);
}
QCheckBox::indicator:checked{/*点击时区域样式*/
border-image: url(:/img/checked_green.png);
}
QCheckBox::indicator:checked:hover{
border-image: url(:/img/checked_green.png);
}
QCheckBox::indicator:checked:disabled{
border-image: url(:/img/checked_white.png);
}
QCheckBox::indicator:indeterminate{/*半选中状态*/
}
/*下拉列表*/
QComboBox{
padding-left: 5px;
padding-right: 2px;
color:rgb(250 ,250 ,250);
border:1px solid rgb(128, 128, 128);
background-color:  rgb(100 ,100 ,100);
}
QComboBox:hover{
border:1px solid rgb(255, 170, 0);
}
QComboBox:disabled{
color: rgb(230, 230, 230);
background-color:rgb(150, 150, 150);
}
QComboBox:editable{
background-color:rgb(100, 100, 100);
}
QComboBox:editable:disabled{
background-color:rgb(150, 150, 150);
}
QComboBox QAbstractItemView{
background-color:rgb(110, 110, 110);
}
QComboBox QAbstractItemView::item{/*需要代码中-&amp;gt;setView(new QListView(this));*/
height:26px;
font: 15px &quot;宋体&quot;;
}
QComboBox QAbstractItemView::item:hover{
color:black;
background-color: rgb(255, 170, 0);
}
QComboBox QAbstractItemView::item:selected{
background-color: rgb(255, 170, 0);
}
QComboBox::drop-down {
width:20px;
height:20px;
subcontrol-position: center right;
right:2px;
border:0;
background-color:transparent;
}
QComboBox::down-arrow {/*替换三角小图标*/
width:20px;
height:20px;
border-image: url(:/img/down_white.png);
}
QComboBox::down-arrow:hover {
border-image: url(:/img/down_orange.png);
}
QComboBox::down-arrow:disabled {
border-image: url(:/img/down2_white.png);
}
/*编辑框*/
QLineEdit{
padding: 0 5px;
color: rgb(250 ,250 ,250);
background-color: rgb(100, 100, 100);
border:1px solid rgb(128, 128, 128);
}
QLineEdit:hover{
border:1px solid rgb(255, 170, 0);
}
QLineEdit[readOnly=true],QLineEdit:disabled{
color: rgb(230, 230, 230);
background-color:rgb(150, 150, 150);
}
/*整数框*/
QSpinBox{
padding:0 5px;
color: rgb(250, 250, 250);
background-color:  rgb(100, 100, 100);
border:1px solid rgb(128, 128, 128);
}
QSpinBox:hover{
border:1px solid rgb(255, 170, 0);
}
QSpinBox:disabled{
color: rgb(230, 230, 230);
background-color:rgb(150, 150, 150);
}
QSpinBox[buttonSymbols=&quot;0&quot;]::up-button{/*显示按钮=0*/
width:20px;
height:14px;
subcontrol-origin:border;
subcontrol-position:top right;
right:2px;
top:2px;
border-image: url(:/img/up_white.png);
}
QSpinBox::up-button:hover{
border-image: url(:/img/up_orange.png);
}
QSpinBox::up-button:pressed{
}
QSpinBox[buttonSymbols=&quot;0&quot;]::down-button{
width:20px;
height:14px;
subcontrol-origin:border;
subcontrol-position:bottom right;
right:2px;
bottom:2px;
border-image: url(:/img/down_white.png);
}
QSpinBox::down-button:hover{
border-image: url(:/img/down_orange.png);
}
QSpinBox::down-button:pressed{
}
QSpinBox::up-button:disabled{
border-image: url(:/img/up2_white.png);
}
QSpinBox::down-button:disabled{
border-image: url(:/img/down2_white.png);
}
/*表头*/
QHeaderView{
font: 15px &quot;宋体&quot;;
color:rgb(240, 240, 240);
background-color: rgb(80, 80, 80);
}
QHeaderView::section:horizontal{/*横表头*/
min-height:30px;
border:0;
border-bottom:1px solid rgb(0, 170, 255);
background-color: rgb(60,60,60);
}
QHeaderView::section:vertical{/*竖表头*/
min-width:60px;
padding-left:15px;
border:1px solid rgb(128, 128, 128);
border-top:0;
border-left:0;
background-color: rgb(60, 60, 60);
}
QHeaderView::section{
font: 15px &quot;宋体&quot;;
text-align:center;
}
QHeaderView::section:hover{
color:black;
background-color: rgb(255, 170, 0);
}
QHeaderView::section:checked{/*不取消高亮*/
font: 15px &quot;宋体&quot;;
font-weight:normal;
color: rgb(255, 170, 0);
}
QHeaderView::section:selected{
font: 15px &quot;宋体&quot;;
font-weight:normal;
color: red;
}
QHeaderView::section:checked:hover{
font-weight:normal;
color: rgb(240, 240, 240);
}
QHeaderView::section:first{/*表头第一个位置*/
}
QHeaderView::down-arrow{/*图标用来排序的*/
}
QHeaderView::up-arrow{
}
/*表格*/
QTableView{/*对齐方式代码设置*/
border:1px solid rgb(128, 128, 128);
gridline-color: rgb(128, 128, 128);/*网格线颜色*/
background-color: rgb(80, 80, 80);
}
QTableView QTableCornerButton::section{/*表头左上*/
background-color: rgb(60,60,60);
border:0;
border-bottom:1px solid rgb(0, 170, 255);
}
QTableView::item{/*表内容*/
font: 15px &quot;宋体&quot;;
color: rgb(250, 250, 250);
background-color: rgb(80, 80, 80);
}
QTableView::item:selected{
color:black;
background-color: rgb(255, 170, 0);
}
QTableView::indicator{
width: 20px;
height: 20px;
}
QTableView::indicator:enabled:checked{
image: ;
}
QTableView::indicator:enabled:unchecked{
image: ;
}
/*菜单*/
QPushButton::menu-indicator{/*setmenu*/
image:none;
}
QMenu{
border:1px solid rgb(128, 128, 128);
background-color:rgb(70, 70, 70);
margin:0px;
padding:0px;
}
QMenu::item {
margin:0px;
padding:0 20 0 10px;
font:15px &quot;宋体&quot;;
min-height:26px;
max-height:28px;
color:rgb(240, 240, 240);
background-color:rgb(70, 70, 70);
}
QSpacerItem{
background-color: rgb(0, 255, 0);
}
QMenu::item:disabled{
color:rgb(240, 240, 240);
background-color:rgb(110, 110, 110);
}
QMenu::item:selected {
color:black;
background-color: rgb(255, 170, 0);
}
QMenu::item:selected:disabled{
color:rgb(240, 240, 240);
background-color:rgb(110, 110, 110);
}
QMenu::separator {/*分割线*/
height: 1px;
background: transparent;
}</string>
    </property>
    <property name="documentTitle">
     <string/>
    </property>
    <property name="readOnly">
     <bool>true</bool>
    </property>
    <property name="html">
     <string>&lt;!DOCTYPE HTML PUBLIC &quot;-//W3C//DTD HTML 4.0//EN&quot; &quot;http://www.w3.org/TR/REC-html40/strict.dtd&quot;&gt;
&lt;html&gt;&lt;head&gt;&lt;meta name=&quot;qrichtext&quot; content=&quot;1&quot; /&gt;&lt;meta charset=&quot;utf-8&quot; /&gt;&lt;style type=&quot;text/css&quot;&gt;
p, li { white-space: pre-wrap; }
hr { height: 1px; border-width: 0; }
li.unchecked::marker { content: &quot;\2610&quot;; }
li.checked::marker { content: &quot;\2612&quot;; }
&lt;/style&gt;&lt;/head&gt;&lt;body style=&quot; font-family:'宋体'; font-size:50px; font-weight:400; font-style:normal;&quot;&gt;
&lt;p style=&quot;-qt-paragraph-type:empty; margin-top:0px; margin-bottom:0px; margin-left:0px; margin-right:0px; -qt-block-indent:0; text-indent:0px; font-family:'SimSun'; font-size:9pt;&quot;&gt;&lt;br /&gt;&lt;/p&gt;&lt;/body&gt;&lt;/html&gt;</string>
    </property>
    <property name="placeholderText">
     <string/>
    </property>
   </widget>
   <widget class="QPushButton" name="pushButton_23">
    <property name="geometry">
     <rect>
      <x>10</x>
      <y>270</y>
      <width>91</width>
      <height>51</height>
     </rect>
    </property>
    <property name="text">
     <string>1/x</string>
    </property>
   </widget>
   <widget class="QPushButton" name="pushButton_25">
    <property name="geometry">
     <rect>
      <x>110</x>
      <y>210</y>
      <width>91</width>
      <height>51</height>
     </rect>
    </property>
    <property name="text">
     <string>CE</string>
    </property>
   </widget>
   <widget class="QPushButton" name="pushButton_26">
    <property name="geometry">
     <rect>
      <x>110</x>
      <y>270</y>
      <width>91</width>
      <height>51</height>
     </rect>
    </property>
    <property name="text">
     <string>平方</string>
    </property>
   </widget>
   <widget class="QPushButton" name="pushButton_27">
    <property name="geometry">
     <rect>
      <x>210</x>
      <y>270</y>
      <width>91</width>
      <height>51</height>
     </rect>
    </property>
    <property name="text">
     <string>开根号</string>
    </property>
   </widget>
  </widget>
 </widget>
 <layoutdefault spacing="6" margin="11"/>
 <resources/>
 <connections/>
</ui>
